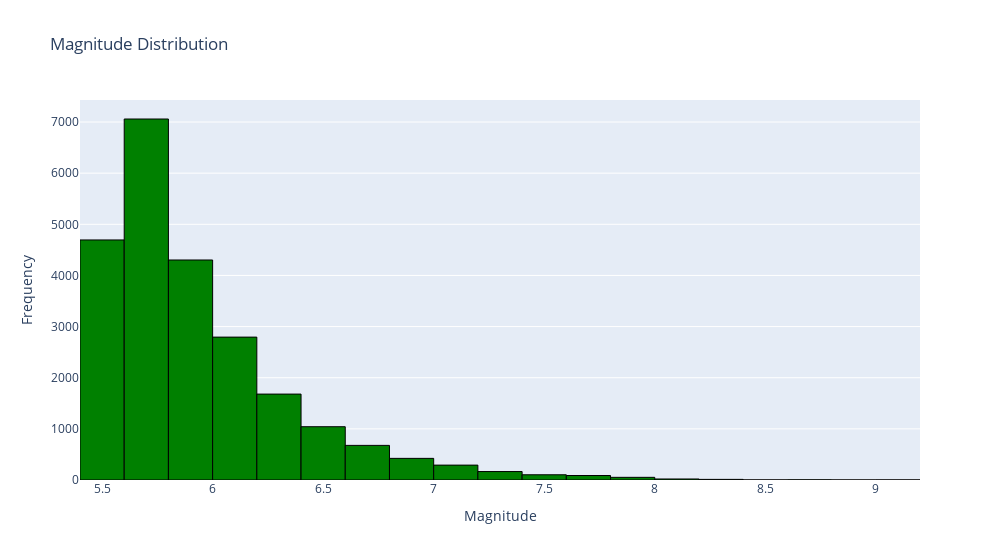

This figure's notebook cell:
### Markdown cell above
# **Magnitude**

### Code cell
histogram_trace = go.Histogram(
    x=df['Magnitude'],
    nbinsx=20,
    marker_color='green',
    marker_line_color='black',
    marker_line_width=1
)

layout = go.Layout(
    title='Magnitude Distribution',
    xaxis=dict(title='Magnitude'),
    yaxis=dict(title='Frequency'),
    width=1000
)

fig = go.Figure(data=[histogram_trace], layout=layout)
fig.show()

### Figure 1 — Plotly figure (JSON) as saved in the notebook; plotly's stock layout.template omitted (floating-point values rounded to 4 significant figures; data arrays with more than 128 entries replaced by an {"elided": "..."} marker saying what was removed)
{"data": [{"marker": {"color": "green", "line": {"color": "black", "width": 1}}, "nbinsx": 20, "type": "histogram", "x": {"elided": "23409 float values"}}], "layout": {"title": {"text": "Magnitude Distribution"}, "width": 1000, "xaxis": {"title": {"text": "Magnitude"}}, "yaxis": {"title": {"text": "Frequency"}}}}
